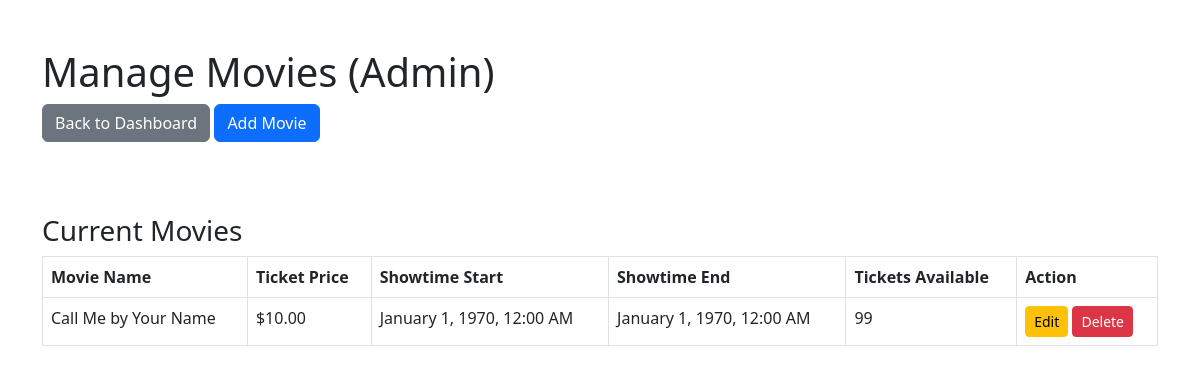
The page /manage_movies.php (signed in) on the database as committed earlier.
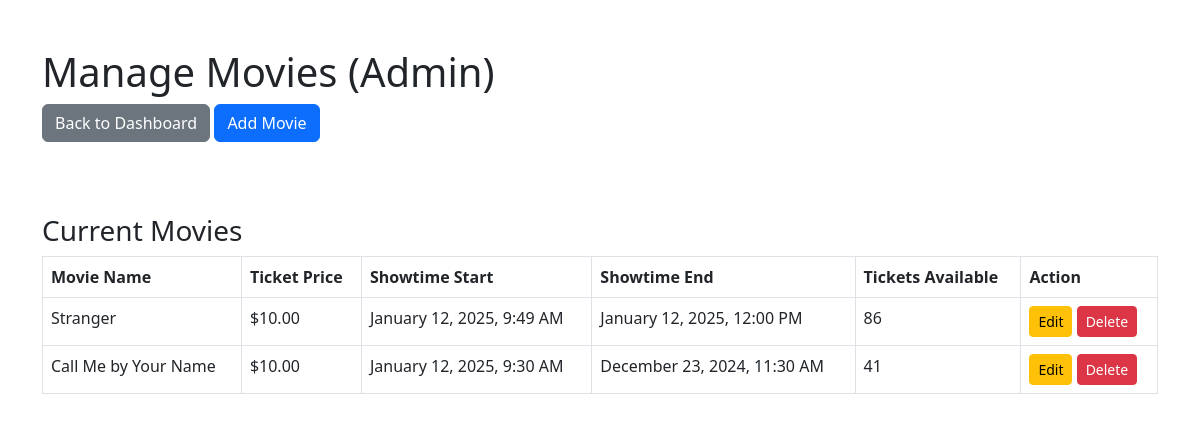
The same page on the database as committed later.
### tables this page shows
CREATE TABLE `movies` (
  `id` int(11) NOT NULL,
  `movie_name` varchar(255) NOT NULL,
  `ticket_price` decimal(10,2) NOT NULL
);

### manage_movies.php (the view, shortened to what this page needs)
<?php
require 'db_connection.php';
$movies = [];
try {
    $stmt = $conn->query("
    SELECT
        m.id,
        m.movie_name,
        m.ticket_price,
        MIN(s.showtime_start) AS showtime_start,
        MAX(s.showtime_end) AS showtime_end,
        COALESCE(ts.tickets_available, 0) AS tickets_available
    FROM movies m
    LEFT JOIN showtimes s ON m.id = s.movie_id
    LEFT JOIN ticket_stock ts ON m.id = ts.movie_id
    GROUP BY m.id, m.movie_name, m.ticket_price, ts.tickets_available
    ORDER BY showtime_start DESC
");
    $movies = $stmt->fetchAll(PDO::FETCH_ASSOC);
} catch (PDOException $e) {
    die("Error: " . $e->getMessage());
}
?>
<!DOCTYPE html>
<html lang="en">
<head>
    <link rel="stylesheet" href="https://cdn.jsdelivr.net/npm/bootstrap@5.3.0-alpha3/dist/css/bootstrap.min.css">
</head>
<body>
    <div class="container mt-5">
        <h1>Manage Movies (Admin)</h1>
        <a href="admin_dashboard.php" class="btn btn-secondary mb-4">Back to Dashboard</a>
        <button class="btn btn-primary mb-4" data-bs-toggle="modal" data-bs-target="#addMovieModal">Add Movie</button>
        <h3 class="mt-5">Current Movies</h3>
        <table class="table table-bordered">
            <thead>
                <tr>
                    <th>Movie Name</th>
                    <th>Ticket Price</th>
                    <th>Showtime Start</th>
                    <th>Showtime End</th>
                    <th>Tickets Available</th>
                    <th>Action</th>
                </tr>
            </thead>
            <tbody>
                <?php foreach ($movies as $movie): ?>
                    <tr>
                        <td><?= htmlspecialchars($movie['movie_name']) ?></td>
                        <td>$<?= number_format($movie['ticket_price'], 2) ?></td>
                        <td><?= date('F j, Y, g:i A', strtotime($movie['showtime_start'])) ?></td>
                        <td><?= date('F j, Y, g:i A', strtotime($movie['showtime_end'])) ?></td>
                        <td><?= $movie['tickets_available'] ?></td>
                        <td>
                            <button class="btn btn-warning btn-sm" data-bs-toggle="modal"
                                data-bs-target="#editMovieModal<?= $movie['id'] ?>">Edit</button>
                            <a href="manage_movies.php?delete_movie=<?= $movie['id'] ?>" class="btn btn-danger btn-sm"
                                onclick="return confirm('Are you sure you want to delete this movie?')">Delete</a>
                        </td>
                    </tr>
                <?php endforeach; ?>
            </tbody>
        </table>
    </div>
</body>
</html>

Rows that differ between the two databases and show on the page:
added movies: movie_name "Stranger", ticket_price "10.00", showtime_start "January 12, 2025, 9:49 AM", showtime_end "January 12, 2025, 12:00 PM", tickets_available "86"
computed for movies "Call Me by Your Name": showtime_start "January 1, 1970, 12:00 AM" → "January 12, 2025, 9:30 AM"; showtime_end "January 1, 1970, 12:00 AM" → "December 23, 2024, 11:30 AM"; tickets_available "99" → "41"
